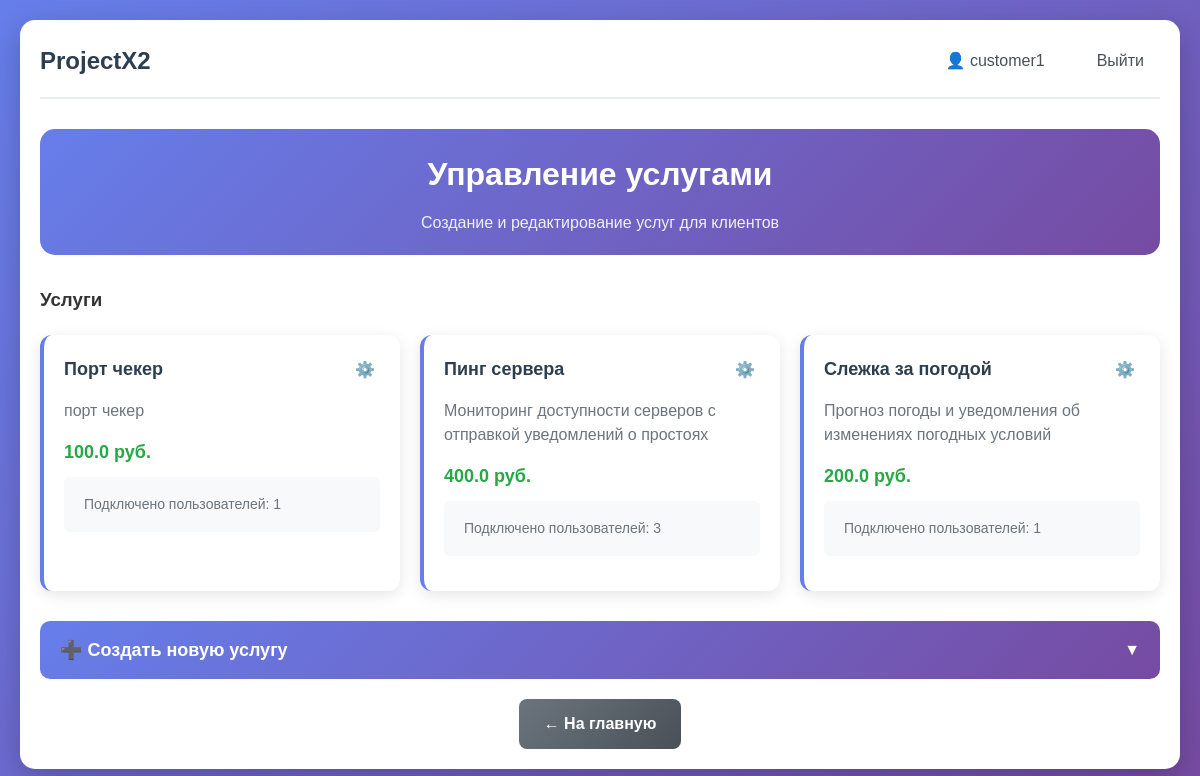
The app's page /customer/services (signed in) with its own data.
### app.py (models this page shows, shortened)
class User(UserMixin, db.Model):
    __tablename__ = 'users'
    id = db.Column(db.Integer, primary_key=True)
    username = db.Column(db.String(64), unique=True, nullable=False)
    email = db.Column(db.String(120), unique=True, nullable=False)
    password_hash = db.Column(db.String(256), nullable=False)
    role = db.Column(db.String(20), nullable=False)
    created_at = db.Column(db.DateTime, default=datetime.utcnow)
    is_active = db.Column(db.Boolean, default=True)
    services = db.relationship('UserService', backref='user', lazy=True)
    balance = db.Column(db.Float, default=0.0)  # Баланс для клиентов

class Service(db.Model):
    id = db.Column(db.Integer, primary_key=True)
    name = db.Column(db.String(100), nullable=False)
    description = db.Column(db.Text, nullable=False)
    price = db.Column(db.Float, default=0.0)
    is_active = db.Column(db.Boolean, default=True)
    created_at = db.Column(db.DateTime, default=datetime.utcnow)
    customer_id = db.Column(db.Integer, db.ForeignKey('users.id'), nullable=False)
    users = db.relationship('UserService', backref='service', lazy=True)

### app.py (the view)
@app.route('/customer/services')
@login_required
def customer_services():
    if current_user.role != 'customer':
        flash('Доступ запрещен. Только для заказчиков.', 'error')
        return redirect(url_for('index'))
    services = Service.query.filter_by(customer_id=current_user.id).order_by(Service.created_at.desc()).all()
    return render_template('customer_services.html', services=services)

### app.py (called while the page is built)
@login_manager.user_loader
def load_user(user_id):
    return db.session.get(User, int(user_id))

@app.before_request
def check_user_active():
    if current_user.is_authenticated and not current_user.is_active:
        logout_user()
        flash('Ваш аккаунт заблокирован. Обратитесь к администратору.', 'error')
        return redirect(url_for('login'))

### templates/customer_services.html (shortened to what this page needs)
{% extends "base.html" %}
{% block content %}
<div class="admin-container">
    <div class="admin-header">
        <h2> Управление услугами</h2>
        <p class="admin-subtitle">Создание и редактирование услуг для клиентов</p>
    </div>
    <div class="services-list">
        <h3> Услуги</h3>
        {% if services %}
            <div class="services-grid">
                {% for service in services %}
                <div class="service-card">
                    <div class="service-header">
                        <h4>{{ service.name }}</h4>
                        <div class="service-header-actions">
                            <div class="service-dropdown">
                               <button class="service-settings-btn" onclick="toggleSettings({{ service.id }}, event)">
                                        ⚙️
                                    </button>
                            </div>
                        </div>
                    </div>
                    <p class="service-description">{{ service.description }}</p>
                    <div class="service-price">
                         {{ service.price }} руб.
                    </div>
                    <div class="service-stats">
                        <div class="users-count-container"
                            onmouseover="showTooltip(this, 'просмотр подключённых пользователей')"
                            onmouseout="hideTooltip(this)"
                            onclick="toggleUsersList({{ service.id }})">
                            <span class="users-count">Подключено пользователей: {{ service.users|length }}</span>
                        </div>
                    </div>
                </div>
                {% endfor %}
            </div>
        {% else %}
            <div class="empty-state">
                <div class="empty-icon">📭</div>
                <h4>Услуги не найдены</h4>
                <p>Создайте свою первую услугу для клиентов.</p>
            </div>
        {% endif %}
    </div>
    <div class="service-form-section">
        <div class="form-toggle" onclick="toggleServiceForm()">
            <h3>➕ Создать новую услугу</h3>
            <span class="toggle-arrow">▼</span>
        </div>
    </div>
    <div class="admin-actions" style="margin-top: 20px;">
        <a href="{{ url_for('index') }}" class="btn btn-secondary">← На главную</a>
    </div>
</div>
{% endblock %}

### templates/base.html (shortened to what this page needs)
<!DOCTYPE html>
<html lang="ru">
<head>
    <link rel="stylesheet" href="{{ url_for('static', filename='css/style.css') }}">
</head>
<body>
    <div class="container">
        <nav class="navbar">
            <h1><a href="/" class="nav-logo">ProjectX2</a></h1>
            <div class="nav-links">
                {% if current_user.is_authenticated %}
                    <a href="/profile" class="nav-link">👤 {{ current_user.username }}</a>
                    <a href="/logout" class="nav-link">Выйти</a>
                {% else %}
                    <a href="/login" class="nav-link">Войти</a>
                    <a href="/register" class="nav-link">Регистрация</a>
                {% endif %}
            </div>
        </nav>
        <main>
            {% block content %}{% endblock %}
        </main>
    </div>
</body>
</html>

### static/css/style.css (style rules this page uses)
* { margin: 0; padding: 0; box-sizing: border-box; }
body { font-family: 'Arial', sans-serif; line-height: 1.6; color: #333; background: linear-gradient(135deg, #667eea 0%, #764ba2 100%); min-height: 100vh; padding: 20px; }
.container { max-width: 1200px; margin: 0 auto; background: white; padding: 20px; border-radius: 15px; box-shadow: 0 10px 30px rgba(0, 0, 0, 0.2); }
.navbar { display: flex; justify-content: space-between; align-items: center; margin-bottom: 30px; padding-bottom: 15px; border-bottom: 2px solid #e9ecef; }
.nav-logo { text-decoration: none; color: #2c3e50; font-size: 24px; font-weight: bold; }
.nav-links { display: flex; gap: 20px; align-items: center; }
.nav-link { text-decoration: none; color: #495057; padding: 8px 16px; border-radius: 8px; transition: all 0.3s ease; font-weight: 500; }
.btn { padding: 12px 25px; border: none; border-radius: 8px; cursor: pointer; font-size: 16px; text-decoration: none; display: inline-block; text-align: center; transition: all 0.3s ease; font-weight: 600; }
.btn-secondary { background: linear-gradient(135deg, #6c757d 0%, #495057 100%); color: white; }
.container { animation: fadeIn 0.6s ease-out; }
.admin-container { max-width: 1400px; margin: 0 auto; }
.admin-header { text-align: center; margin-bottom: 30px; padding: 20px; background: linear-gradient(135deg, #667eea 0%, #764ba2 100%); border-radius: 15px; color: white; }
.admin-header h2 { margin: 0; font-size: 32px; }
.admin-subtitle { margin: 10px 0 0 0; opacity: 0.9; font-size: 16px; }
.admin-actions { display: flex; gap: 15px; justify-content: center; flex-wrap: wrap; }
.services-grid { display: grid; grid-template-columns: repeat(auto-fit, minmax(350px, 1fr)); gap: 20px; margin-top: 20px; }
.service-card { background: white; border-radius: 12px; padding: 20px; box-shadow: 0 4px 15px rgba(0,0,0,0.1); border-left: 4px solid #667eea; }
.service-header { display: flex; justify-content: space-between; align-items: center; margin-bottom: 15px; }
.service-header h4 { margin: 0; color: #2c3e50; font-size: 18px; }
.service-description { color: #6c757d; margin-bottom: 15px; line-height: 1.5; }
.service-price { font-size: 18px; font-weight: bold; color: #28a745; margin-bottom: 10px; }
.service-stats { font-size: 14px; color: #6c757d; margin-bottom: 15px; padding: 8px; background: #f8f9fa; border-radius: 6px; }

### templates/customer_services.html (style rules this page uses)
.service-header-actions { display: flex; align-items: center; gap: 10px; }
.service-dropdown { position: relative; display: inline-block; }
.service-settings-btn { background: none; border: none; font-size: 16px; cursor: pointer; padding: 5px; border-radius: 4px; transition: background-color 0.3s; }
.users-count-container { position: relative; display: inline-block; cursor: pointer; padding: 8px 12px; background-color: #f8f9fa; border-radius: 6px; transition: background-color 0.3s ease; }
.service-form-section { margin-top: 30px; }
.form-toggle { display: flex; justify-content: space-between; align-items: center; padding: 15px 20px; background: linear-gradient(135deg, #667eea 0%, #764ba2 100%); color: white; border-radius: 10px; cursor: pointer; transition: background-color 0.3s ease; }
.form-toggle h3 { margin: 0; font-size: 18px; }
.toggle-arrow { font-size: 16px; transition: transform 0.3s ease; }
.admin-actions { margin-top: 20px; }

### records on screen
User: username "customer1"
Service: name "Порт чекер", description "порт чекер", price "100.0", users|length "1"
Service: name "Пинг сервера", description "Мониторинг доступности серверов с отправкой уведомлений о простоях", price "400.0", users|length "3"
Service: name "Слежка за погодой", description "Прогноз погоды и уведомления об изменениях погодных условий", price "200.0", users|length "1"
